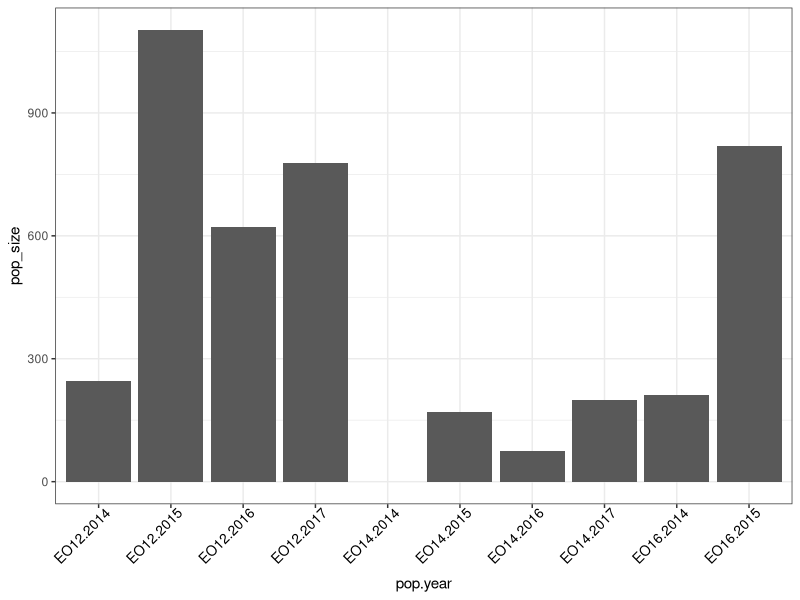

The R source for this figure: (Note: this script raises an error after producing the figure.)
#setwd("C:\\Users\\jaspkaur\\Google Drive\\data_analysis\\chorizanthe\\chori")

library(readxl)
library(ggplot2)
library(lme4)
library(dplyr)

# import growth data##########

growth <- read_excel("data/growth_germ.xlsx", sheet = 7)
growth$Year = as.factor(growth$Year) #convert year values into factor 

growth$pop.year = paste(growth$Site,".", growth$Year)
growth$pop.year = gsub(" ", "", growth$pop.year)

ggplot(growth, aes(pop.year, pop_size)) + geom_bar(stat = "identity") +
   theme_bw() + theme(axis.text.x = element_text(angle = 45, hjust = 0.9, size = 10, color = "black"))

# Determine the spatio-temporal variation in Diameter and Fecundity along with their potential predictors------------------------------------------------------------------------

#Spatiotemporal variation in plant diameter
gavg <- growth %>% 
  group_by(Site, Year) %>% 
  summarise(mean(Diameter), mean(pg.at))
gavg

gavg = as.data.frame(gavg)

gavg$Diameter = gavg$`mean(Diameter)`
gavg$atemp = gavg$`mean(pg.at)`


g1 = ggplot(gavg, aes(x = Site)) + 
  facet_grid(. ~ Year) 

g2 = g1 + geom_point(aes(y = Diameter))

g3 = g2 + geom_point(aes(y = atemp))


gavg2 <- growth2 %>% 
  group_by(Site, Year) %>% 
  summarise(pg.at = mean(pg.at))
gavg2

g2 = g1 + geom_point(data = gavg2, stat = "identity", alpha = .3)

gavg <- growth %>% 
  group_by(pop.year) %>% 
  summarise(Diameter = mean(Diameter))
gavg

g1 = ggplot(growth, aes(pop.year, Diameter)) + geom_line(data = gavg, stat = "identity", alpha = .3)

g2 = 

growth2 <- read_excel("data/growth_germ.xlsx", sheet = 7)
growth2$Year = as.factor(growth2$Year) #convert year values into factor 

g2 = ggplot(growth2, aes(Site, pop_size)) + geom_point() + facet_grid(. ~ Year)


gx = gavg %>% ggplot() + 
  geom_bar(mapping = aes(x = Site, y = Diameter), stat = "identity", colour = gray(0.5), fill = gray(0.5)) + 
  geom_line(mapping = aes(x = Site, y = atemp)) + 
  geom_point(mapping = aes(x = Site, y = atemp), size = 3, shape = 21, fill = "white") +
  facet_grid(. ~ Year) +
  scale_y_continuous(sec.axis = sec_axis(~ . * 20 / 15), limits = c(10, 20))

# https://whatalnk.github.io/r-tips/ggplot2-secondary-y-axis.nb.html

gx = gavg %>% ggplot() + 
  geom_bar(mapping = aes(x = Site, y = Diameter, colour = "Diameter"), stat = "identity", colour = gray(0.5), fill = gray(0.5)) + 
  geom_point(mapping = aes(x = Site, y = atemp), size = 3, shape = 21, fill = "black") +
  facet_grid(. ~ Year) + theme_classic()
  #scale_y_continuous(sec.axis = sec_axis(~ . * 20/15), limits = c(0, 15))


